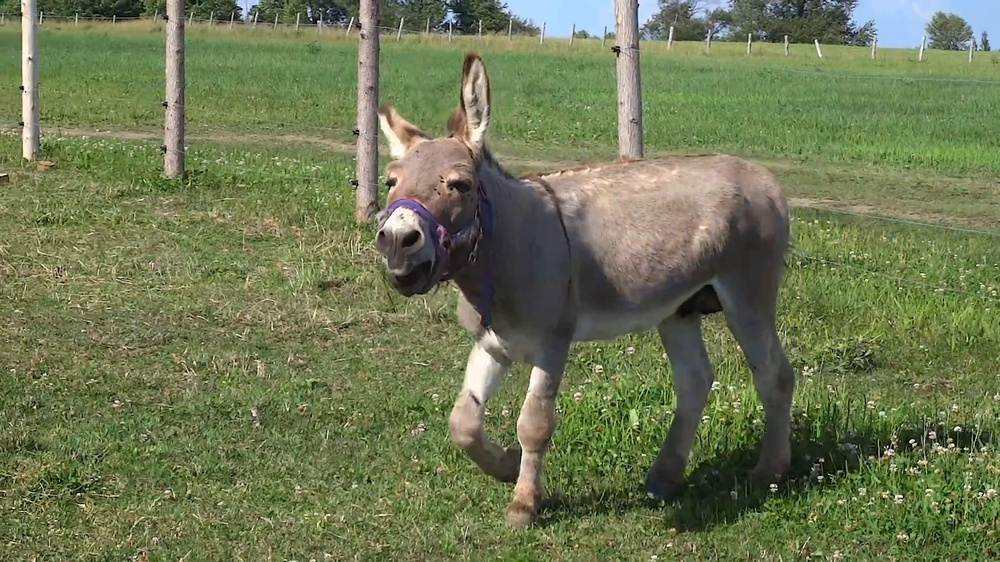
#> input picture examples/Magaru/frames/frame_102.jpg, 1000 x 562 px, shrunk from 1920 x 1080 before the run, found by its file name; its folder holds 4 pictures in this run
$ python process_frames_v3.py
#> lines starting #> are read from the running program, lines starting #| are printed output that depends on the picture
import os
from PIL import Image
from PIL import ImageFilter

# Specify the input folder containing the frames
input_folder = r"C:\Users\zglum\OneDrive\Desktop\PictoprimeVideo\exemples\Magaru\frames"

# Specify the output folder for the processed frames
output_folder = r"C:\Users\zglum\OneDrive\Desktop\PictoprimeVideo\exemples\Magaru\frames\processed"

# Create the output folder if it doesn't exist
if not os.path.exists(output_folder):
    os.makedirs(output_folder)

# Process each file in the input folder
for filename in os.listdir(input_folder):
    if filename.endswith(".jpg"):
        # Open the input image
        input_image_path = os.path.join(input_folder, filename)
        input_image = Image.open(input_image_path)
#> input_image is the input picture: PIL image 1000x562 RGB; mean R, G, B 110.3, 119.6, 83

        # Apply edge detection using the Canny filter
        edges = input_image.filter(ImageFilter.FIND_EDGES)
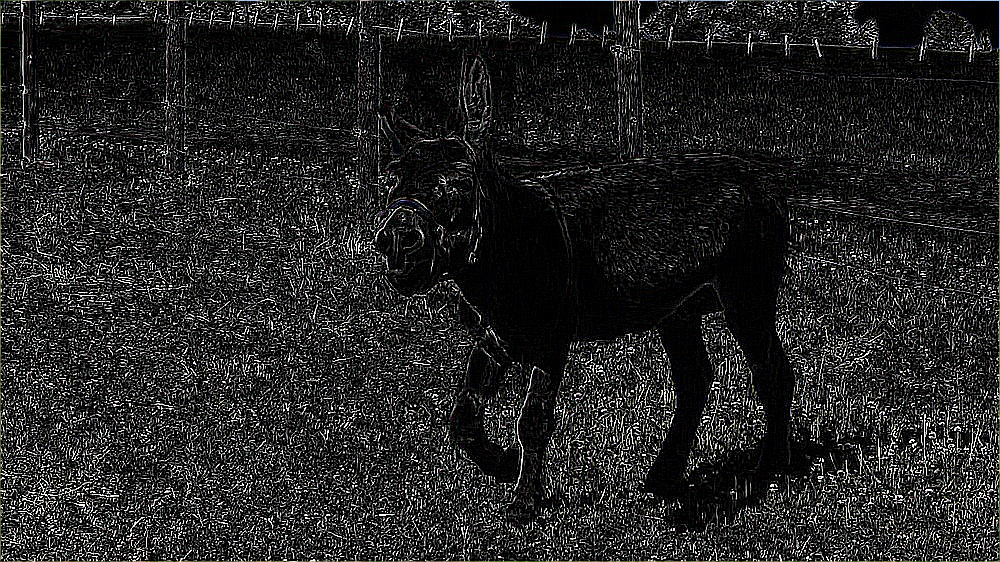
#> edges: PIL image 1000x562 RGB; mean R, G, B 36.9, 36.9, 36.7

        # Save the processed image to the output folder
        output_image_path = os.path.join(output_folder, filename)
        edges.save(output_image_path)

        print(f"Processed: {filename}")
#> pass 2 of the loop `for filename in os.listdir(input_folder):`:
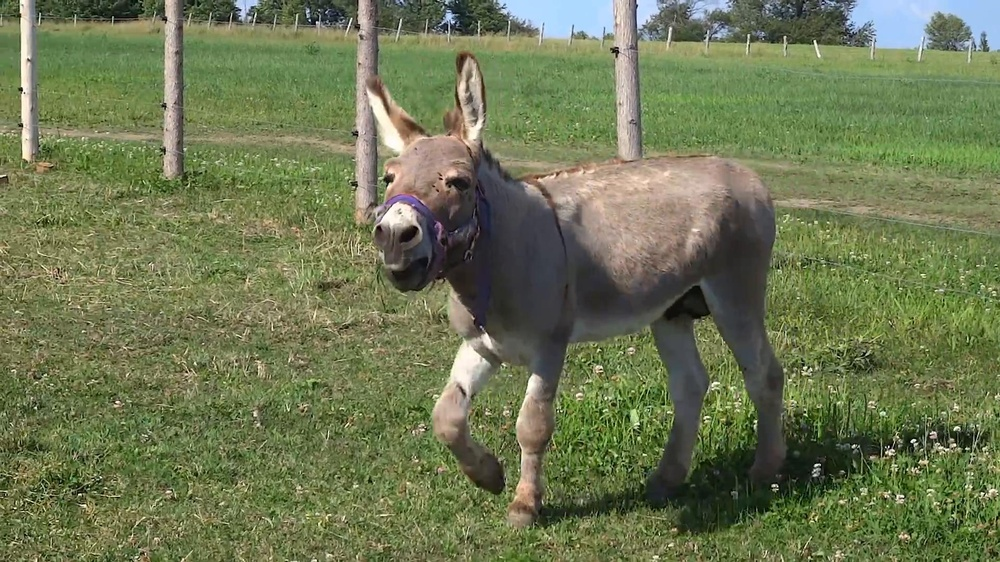
#> input picture examples/Magaru/frames/frame_104.jpg, 1000 x 562 px, shrunk from 1920 x 1080 before the run, found by its file name
#> input_image is the input picture: PIL image 1000x562 RGB; mean R, G, B 110, 119.3, 82.8
#> `edges = input_image.filter(ImageFilter.FIND_EDGES)`:
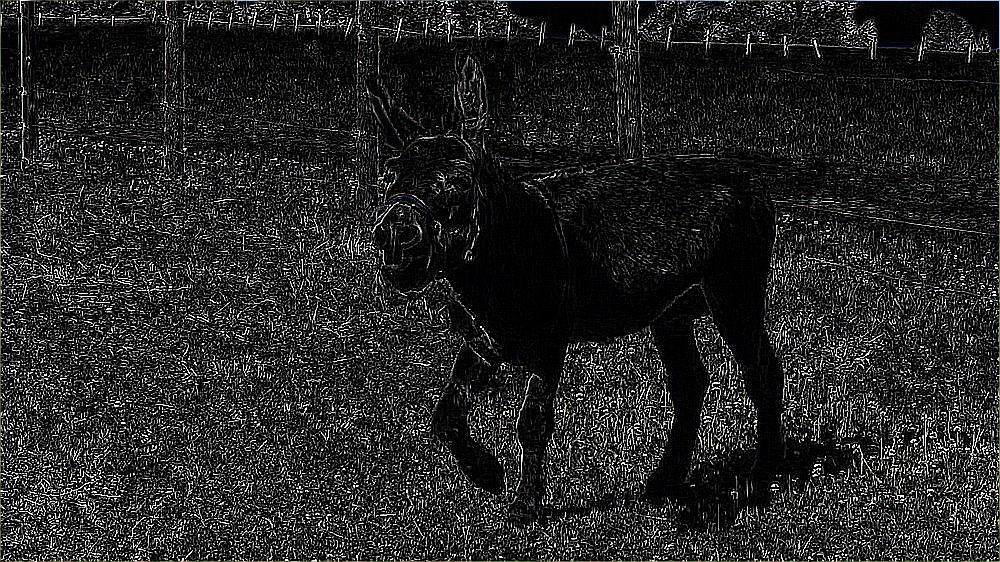
#> edges: PIL image 1000x562 RGB; mean R, G, B 37, 37.1, 36.9
#> pass 3 of the loop `for filename in os.listdir(input_folder):`:
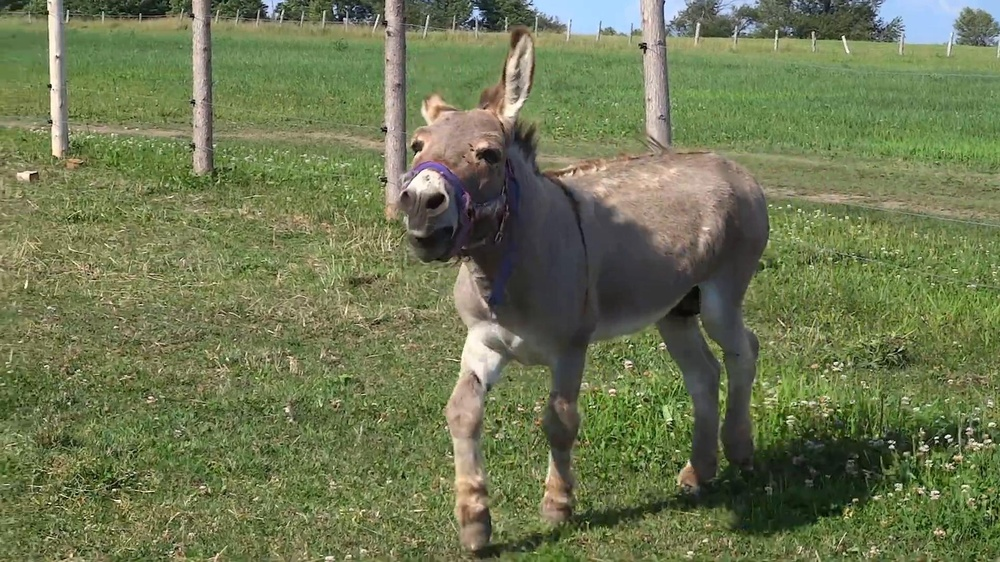
#> input picture examples/Magaru/frames/frame_110.jpg, 1000 x 562 px, shrunk from 1920 x 1080 before the run, found by its file name
#> input_image is the input picture: PIL image 1000x562 RGB; mean R, G, B 109.9, 118.7, 81.9
#> `edges = input_image.filter(ImageFilter.FIND_EDGES)`:
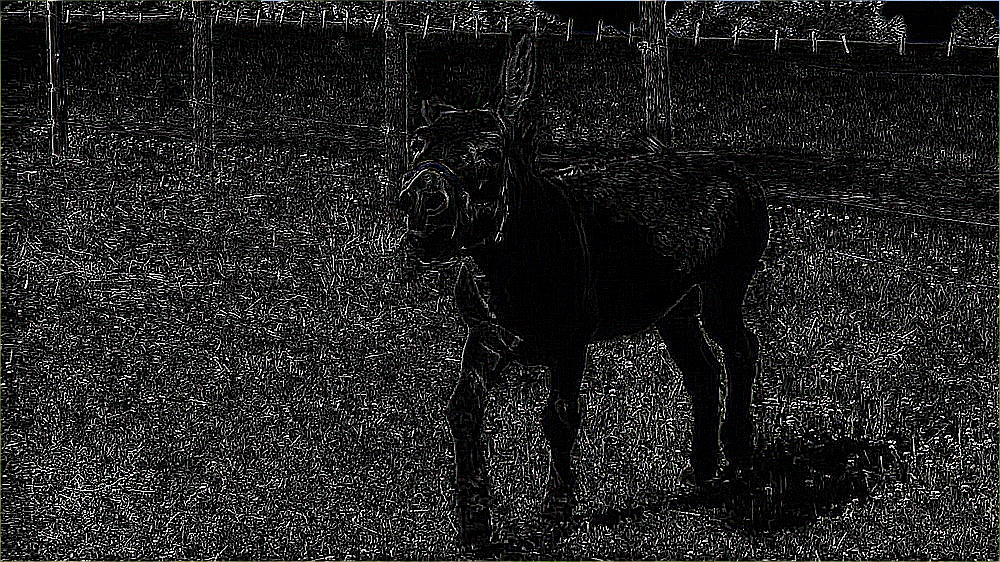
#> edges: PIL image 1000x562 RGB; mean R, G, B 34.7, 34.7, 34.6
#> the loop made 4 passes; the first 3 are shown

print("Processing completed.")
